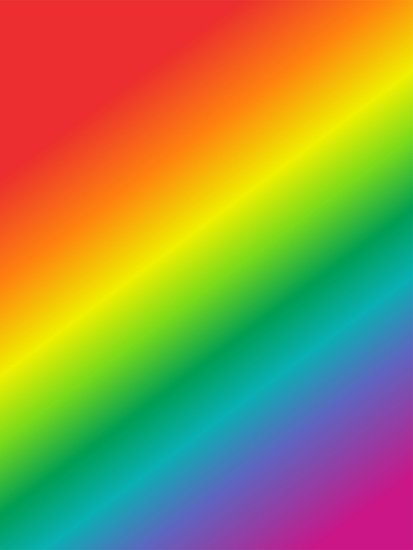
#> input picture DATA/rainbow.jpg, 413 x 550 px, found by its file name
$ python Thresholding_20240206160509.py
#> lines starting #> are read from the running program, lines starting #| are printed output that depends on the picture; after the words box and inside, x2 and y2 are one past the last pixel; in counts of white or black regions, pixels touching at a corner belong together
import cv2
import matplotlib.pyplot as plt

img = cv2.imread("DATA/rainbow.jpg", 0)
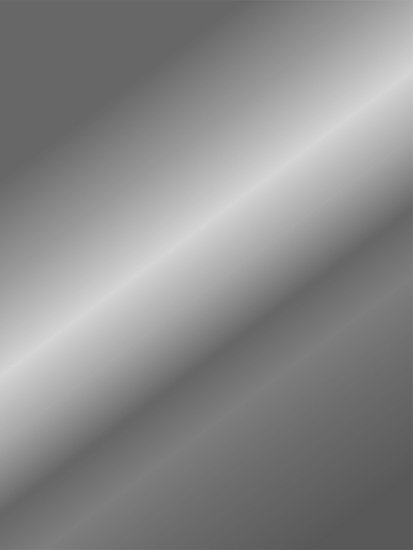
#> img: shape (550, 413); min 87, max 214, mean 137.4

plt.imshow(img, cmap="gray")

ret, thersh1 = cv2.threshold(img, 100, 255, cv2.THRESH_BINARY)
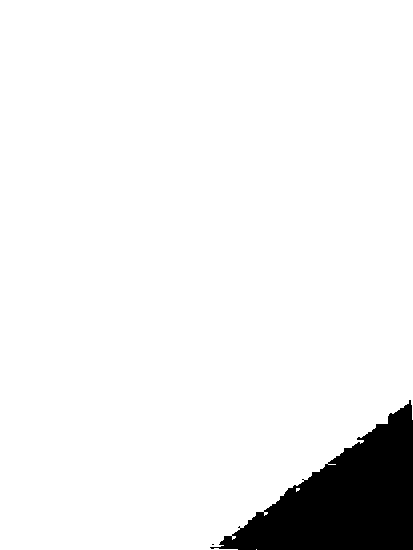
#> thersh1: shape (550, 413); 93.4% white; 2 black regions (1 under 20 px), largest, box (x1, y1, x2, y2) and area: (210, 400, 413, 550) 15088
